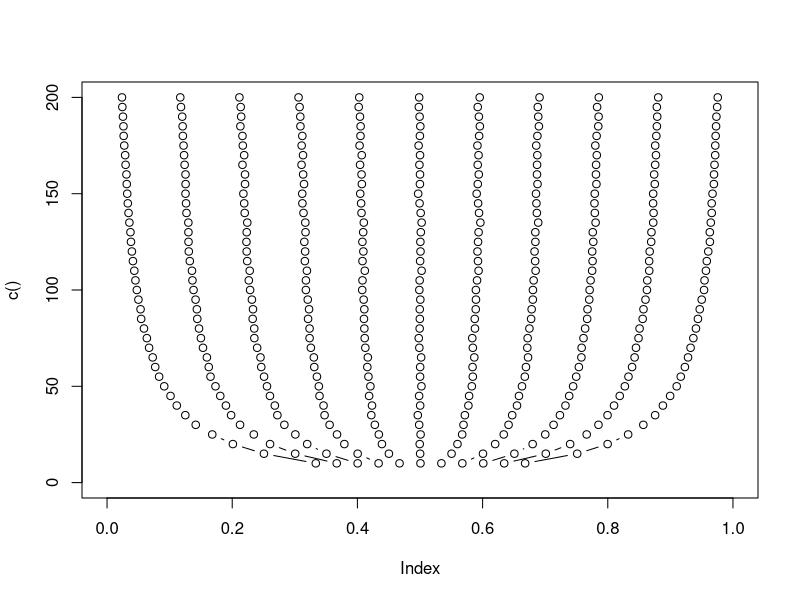
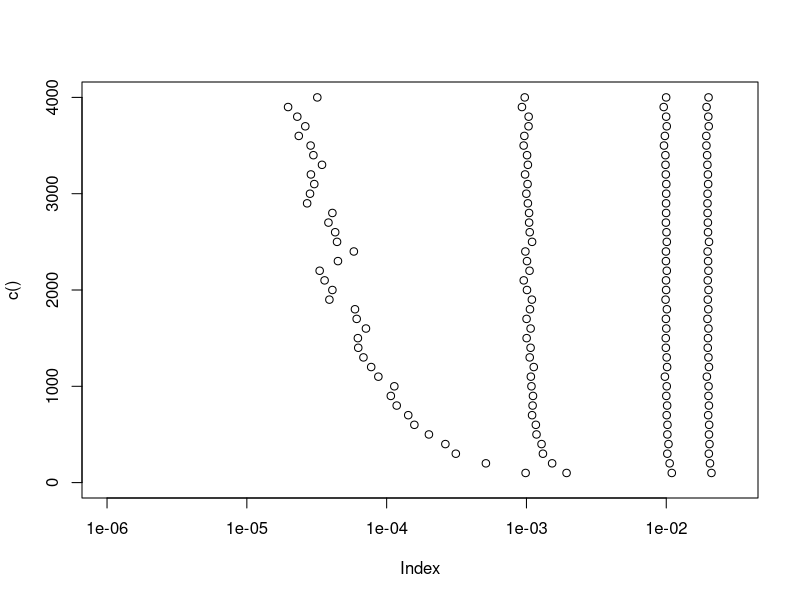

R code for these plots, in order:
plot(c(), c(), ylim=c(0,40), xlim=c(0,1), yaxt='n')
axis(side=2, at=(0:4)*10, labels=(0:4)*50)
r = matrix(0, nrow = 40, ncol=11)
for (y in 2:40) {
    n = 5*y
    m = 50 * (10000/n)
    sum = rep(0, len=11)
    for (i in 1:m) {
        sum = sum + quantile(runif(n=y), seq(0,1,0.1))
    }
    r[y,] = sum/m
    print(y)
}
for (x in 1:11) {
    lines(r[2:40,x], 2:40, type='b')
}


plot(c(), c(), ylim=c(0,40), xlim=c(1e-6,0.03), yaxt='n', log='x')
axis(side=2, at=(0:4)*10, labels=(0:4)*1000)
for (i in 1:40) {
    n = i * 1000
    m = 1e6/n
    r = rep(0,4)
    for (j in 1:m) {
        r = r + quantile(runif(n), c(0, 0.001, 0.01, 0.02))
    }
    r = r/m
    points(r, rep(i, 4))
}
